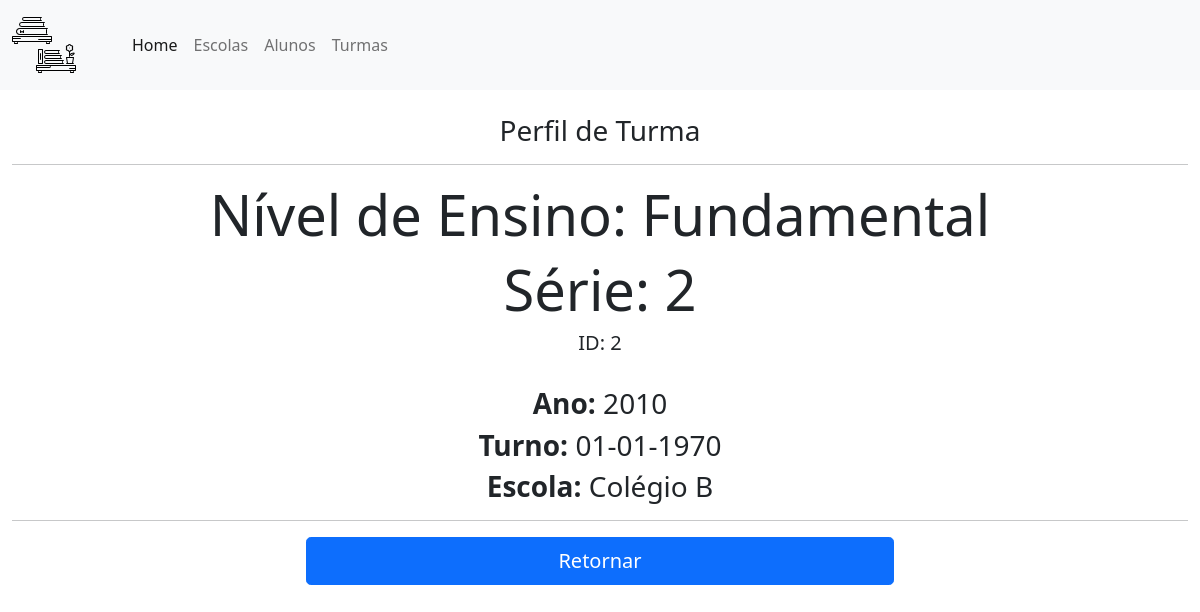
The page /View/pages/verTurma.php?idTurma=2 on the database its author committed.
### tables this page shows
CREATE TABLE IF NOT EXISTS tb_turma (  
    idTurma int(11) NOT NULL AUTO_INCREMENT,
    ano YEAR NOT NULL,
    nivel VARCHAR(64) NOT NULL,
    serie VARCHAR(64) NOT NULL,
    turno VARCHAR(32) NOT NULL,
    idEscola int(11) NOT NULL,
    PRIMARY KEY (idTurma),
    FOREIGN KEY (idEscola) REFERENCES tb_escola(idEscola)
)DEFAULT CHARSET=utf8;

CREATE TABLE IF NOT EXISTS tb_escola (  
    idEscola int(11) NOT NULL AUTO_INCREMENT,
    nome VARCHAR(128) NOT NULL,
    endereco VARCHAR(256) DEFAULT NULL,
    situacao VARCHAR(32) NOT NULL,
    PRIMARY KEY (idEscola)
)DEFAULT CHARSET=utf8;

### Controller/BD.php (called while the page is built, shortened)
<?php
class BD_teste
{
    private $database = "db_teste";
    private $host = "localhost";
    private $user = "root";
    private $senha_user = "";
    private $conn;
    private $tables = array('aluno'=>'.tb_aluno','escola'=>'.tb_escola', 'turma'=>'.tb_turma', 'alunoturma'=>'.tb_AlunoTurma');
    public function __construct()
    {
        $this->conn = new PDO("mysql:dbname=$this->database;host=$this->host", "$this->user", "$this->senha_user");
    }
    public function searchExactlyEscola($busca, $atr)
    {
        $stmt = $this->conn->prepare(
            "SELECT * FROM ".$this->database.$this->tables['escola'].
            " WHERE $atr = '$busca'"
        );
        $stmt->execute();
        $results = $stmt->fetchAll(PDO::FETCH_ASSOC);
        return $results;
    }
    public function searchExactlyTurma($busca, $atr)
    {
        $stmt = $this->conn->prepare(
            "SELECT * FROM ".$this->database.$this->tables['turma'].
            " WHERE $atr = '$busca'"
        );
        $stmt->execute();
        $results = $stmt->fetchAll(PDO::FETCH_ASSOC);
        return $results;
    }
}

### View/pages/verTurma.php (the view, shortened to what this page needs)
<?php
$link_turmaPagina = './turmaPagina.php';
?>
<?php require_once '../header.php'; ?>
<?php
require_once '../../Controller/BD.php';
$bd = new BD_teste();
$results = $bd->searchExactlyTurma($_GET['idTurma'], "idTurma")[0];
$escolaTurma = $bd->searchExactlyEscola($results['idEscola'], 'idEscola')[0];
?>
<div class="container-fluid" style="width:100%; justify-content: center; text-align: center; ">
    <div>
        <br />
        <h3>Perfil de Turma</h3>
        <hr />
        <div class="jumbotron jumbotron-fluid">
            <div class="container">
                <h1 class="display-4"><strong>Nível de Ensino: </strong><?php echo $results['nivel']; ?></h1>
                <h1 class="display-4"><strong>Série: </strong><?php echo $results['serie']; ?></h1>
                <h3 class="lead"><strong>ID: </strong> <?php echo $results['idTurma']; ?></h3>
                <br />
                <h3><strong>Ano: </strong> <?php echo $results['ano']; ?></h3>
                <h3><strong>Turno: </strong> <?php echo date('d-m-Y', strtotime($results['turno'])); ?></h3>
                <h3><strong>Escola: </strong> <?php echo $escolaTurma['nome']; ?></h3>
            </div>
        </div>
        <hr />
        <div class="d-grid gap-2 col-6 mx-auto">
            <a href=<?php echo $link_turmaPagina ?> class="btn btn-primary btn-lg">Retornar</a>
        </div>
    </div>
</div>
<?php require_once '../footer.php'; ?>

### rows shown on the page
tb_turma: nivel "Fundamental", serie "2", idTurma "2", ano "2010", turno "01-01-1970"
tb_escola: nome "Colégio B"
